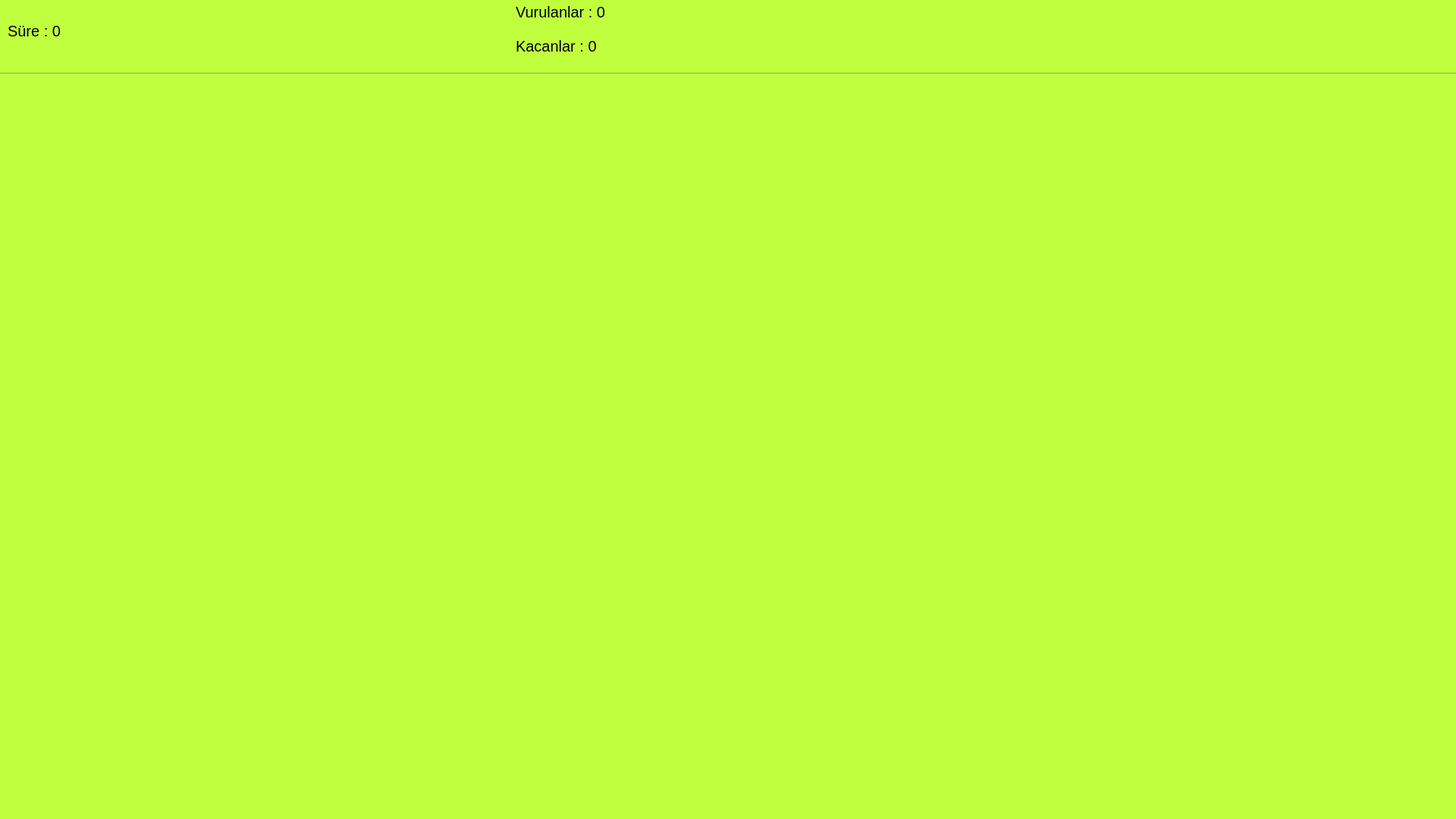
<?xml version="1.0" encoding="UTF-8"?>
<ui version="4.0">
 <class>mod3</class>
 <widget class="QMainWindow" name="mod3">
  <property name="geometry">
   <rect>
    <x>0</x>
    <y>0</y>
    <width>1920</width>
    <height>1080</height>
   </rect>
  </property>
  <property name="windowTitle">
   <string>MainWindow</string>
  </property>
  <property name="styleSheet">
   <string notr="true">background-color: rgb(192, 255, 62);</string>
  </property>
  <widget class="QWidget" name="centralwidget">
   <widget class="QLabel" name="lbl_sure">
    <property name="geometry">
     <rect>
      <x>10</x>
      <y>10</y>
      <width>411</width>
      <height>61</height>
     </rect>
    </property>
    <property name="sizePolicy">
     <sizepolicy hsizetype="Expanding" vsizetype="Expanding">
      <horstretch>0</horstretch>
      <verstretch>0</verstretch>
     </sizepolicy>
    </property>
    <property name="font">
     <font>
      <pointsize>15</pointsize>
     </font>
    </property>
    <property name="text">
     <string>Süre : 0</string>
    </property>
   </widget>
   <widget class="QLabel" name="lbl_kacanlar">
    <property name="geometry">
     <rect>
      <x>680</x>
      <y>40</y>
      <width>491</width>
      <height>41</height>
     </rect>
    </property>
    <property name="sizePolicy">
     <sizepolicy hsizetype="Expanding" vsizetype="Expanding">
      <horstretch>0</horstretch>
      <verstretch>0</verstretch>
     </sizepolicy>
    </property>
    <property name="font">
     <font>
      <pointsize>15</pointsize>
     </font>
    </property>
    <property name="text">
     <string>Kacanlar : 0</string>
    </property>
   </widget>
   <widget class="QLabel" name="lbl_vurulanlar">
    <property name="geometry">
     <rect>
      <x>680</x>
      <y>0</y>
      <width>381</width>
      <height>31</height>
     </rect>
    </property>
    <property name="sizePolicy">
     <sizepolicy hsizetype="Expanding" vsizetype="Expanding">
      <horstretch>0</horstretch>
      <verstretch>0</verstretch>
     </sizepolicy>
    </property>
    <property name="font">
     <font>
      <pointsize>15</pointsize>
     </font>
    </property>
    <property name="text">
     <string>Vurulanlar : 0</string>
    </property>
   </widget>
   <widget class="Line" name="line">
    <property name="geometry">
     <rect>
      <x>0</x>
      <y>80</y>
      <width>1920</width>
      <height>35</height>
     </rect>
    </property>
    <property name="orientation">
     <enum>Qt::Horizontal</enum>
    </property>
   </widget>
  </widget>
  <widget class="QMenuBar" name="menubar">
   <property name="geometry">
    <rect>
     <x>0</x>
     <y>0</y>
     <width>1920</width>
     <height>26</height>
    </rect>
   </property>
  </widget>
  <widget class="QStatusBar" name="statusbar"/>
 </widget>
 <resources/>
 <connections/>
</ui>
